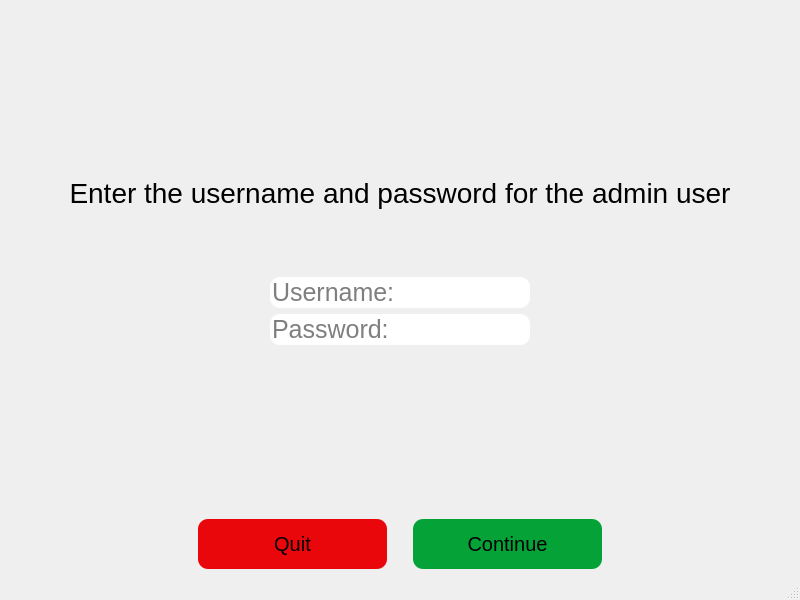
<?xml version="1.0" encoding="UTF-8"?>
<ui version="4.0">
 <class>MainWindow</class>
 <widget class="QMainWindow" name="MainWindow">
  <property name="geometry">
   <rect>
    <x>0</x>
    <y>0</y>
    <width>800</width>
    <height>600</height>
   </rect>
  </property>
  <property name="windowTitle">
   <string>MainWindow</string>
  </property>
  <widget class="QWidget" name="centralwidget">
   <layout class="QVBoxLayout" name="verticalLayout">
    <item>
     <spacer name="verticalSpacer_4">
      <property name="orientation">
       <enum>Qt::Vertical</enum>
      </property>
      <property name="sizeType">
       <enum>QSizePolicy::MinimumExpanding</enum>
      </property>
      <property name="sizeHint" stdset="0">
       <size>
        <width>20</width>
        <height>110</height>
       </size>
      </property>
     </spacer>
    </item>
    <item>
     <layout class="QVBoxLayout" name="verticalLayout_10">
      <item>
       <widget class="QLabel" name="label_6">
        <property name="font">
         <font>
          <pointsize>21</pointsize>
         </font>
        </property>
        <property name="text">
         <string>Enter the username and password for the admin user</string>
        </property>
        <property name="alignment">
         <set>Qt::AlignCenter</set>
        </property>
       </widget>
      </item>
      <item>
       <spacer name="verticalSpacer_10">
        <property name="orientation">
         <enum>Qt::Vertical</enum>
        </property>
        <property name="sizeHint" stdset="0">
         <size>
          <width>20</width>
          <height>40</height>
         </size>
        </property>
       </spacer>
      </item>
      <item>
       <layout class="QHBoxLayout" name="horizontalLayout_10">
        <item>
         <spacer name="horizontalSpacer_23">
          <property name="orientation">
           <enum>Qt::Horizontal</enum>
          </property>
          <property name="sizeType">
           <enum>QSizePolicy::MinimumExpanding</enum>
          </property>
          <property name="sizeHint" stdset="0">
           <size>
            <width>20</width>
            <height>20</height>
           </size>
          </property>
         </spacer>
        </item>
        <item>
         <widget class="QLineEdit" name="LoginUsername">
          <property name="sizePolicy">
           <sizepolicy hsizetype="Expanding" vsizetype="Fixed">
            <horstretch>0</horstretch>
            <verstretch>0</verstretch>
           </sizepolicy>
          </property>
          <property name="maximumSize">
           <size>
            <width>1000</width>
            <height>16777215</height>
           </size>
          </property>
          <property name="font">
           <font>
            <pointsize>19</pointsize>
           </font>
          </property>
          <property name="styleSheet">
           <string notr="true">border-radius: 10px;</string>
          </property>
          <property name="alignment">
           <set>Qt::AlignLeading|Qt::AlignLeft|Qt::AlignVCenter</set>
          </property>
          <property name="placeholderText">
           <string>Username:</string>
          </property>
         </widget>
        </item>
        <item>
         <spacer name="horizontalSpacer_24">
          <property name="orientation">
           <enum>Qt::Horizontal</enum>
          </property>
          <property name="sizeType">
           <enum>QSizePolicy::MinimumExpanding</enum>
          </property>
          <property name="sizeHint" stdset="0">
           <size>
            <width>20</width>
            <height>20</height>
           </size>
          </property>
         </spacer>
        </item>
       </layout>
      </item>
      <item>
       <layout class="QHBoxLayout" name="horizontalLayout_11">
        <item>
         <spacer name="horizontalSpacer_25">
          <property name="orientation">
           <enum>Qt::Horizontal</enum>
          </property>
          <property name="sizeType">
           <enum>QSizePolicy::MinimumExpanding</enum>
          </property>
          <property name="sizeHint" stdset="0">
           <size>
            <width>20</width>
            <height>20</height>
           </size>
          </property>
         </spacer>
        </item>
        <item>
         <widget class="QLineEdit" name="LoginPassword">
          <property name="sizePolicy">
           <sizepolicy hsizetype="Expanding" vsizetype="Fixed">
            <horstretch>0</horstretch>
            <verstretch>0</verstretch>
           </sizepolicy>
          </property>
          <property name="font">
           <font>
            <pointsize>19</pointsize>
           </font>
          </property>
          <property name="styleSheet">
           <string notr="true">border-radius: 10px;</string>
          </property>
          <property name="echoMode">
           <enum>QLineEdit::Password</enum>
          </property>
          <property name="placeholderText">
           <string>Password:</string>
          </property>
         </widget>
        </item>
        <item>
         <spacer name="horizontalSpacer_26">
          <property name="orientation">
           <enum>Qt::Horizontal</enum>
          </property>
          <property name="sizeType">
           <enum>QSizePolicy::MinimumExpanding</enum>
          </property>
          <property name="sizeHint" stdset="0">
           <size>
            <width>20</width>
            <height>20</height>
           </size>
          </property>
         </spacer>
        </item>
       </layout>
      </item>
     </layout>
    </item>
    <item>
     <spacer name="verticalSpacer_5">
      <property name="orientation">
       <enum>Qt::Vertical</enum>
      </property>
      <property name="sizeHint" stdset="0">
       <size>
        <width>20</width>
        <height>110</height>
       </size>
      </property>
     </spacer>
    </item>
    <item>
     <layout class="QHBoxLayout" name="horizontalLayout_4">
      <item>
       <spacer name="horizontalSpacer_20">
        <property name="orientation">
         <enum>Qt::Horizontal</enum>
        </property>
        <property name="sizeHint" stdset="0">
         <size>
          <width>40</width>
          <height>20</height>
         </size>
        </property>
       </spacer>
      </item>
      <item>
       <widget class="QPushButton" name="LoginQuitbtn">
        <property name="sizePolicy">
         <sizepolicy hsizetype="Expanding" vsizetype="Preferred">
          <horstretch>0</horstretch>
          <verstretch>0</verstretch>
         </sizepolicy>
        </property>
        <property name="maximumSize">
         <size>
          <width>16777215</width>
          <height>50</height>
         </size>
        </property>
        <property name="font">
         <font>
          <pointsize>15</pointsize>
         </font>
        </property>
        <property name="styleSheet">
         <string notr="true">background-color: rgb(234, 7, 11);
border-radius: 10px;</string>
        </property>
        <property name="text">
         <string>Quit</string>
        </property>
       </widget>
      </item>
      <item>
       <spacer name="horizontalSpacer_21">
        <property name="orientation">
         <enum>Qt::Horizontal</enum>
        </property>
        <property name="sizeType">
         <enum>QSizePolicy::Minimum</enum>
        </property>
        <property name="sizeHint" stdset="0">
         <size>
          <width>20</width>
          <height>20</height>
         </size>
        </property>
       </spacer>
      </item>
      <item>
       <widget class="QPushButton" name="LoginContinuebtn">
        <property name="sizePolicy">
         <sizepolicy hsizetype="Expanding" vsizetype="Expanding">
          <horstretch>0</horstretch>
          <verstretch>0</verstretch>
         </sizepolicy>
        </property>
        <property name="maximumSize">
         <size>
          <width>16777215</width>
          <height>50</height>
         </size>
        </property>
        <property name="font">
         <font>
          <pointsize>15</pointsize>
         </font>
        </property>
        <property name="styleSheet">
         <string notr="true">background-color: rgb(5, 163, 55);
border-radius: 10px;</string>
        </property>
        <property name="text">
         <string>Continue</string>
        </property>
       </widget>
      </item>
      <item>
       <spacer name="horizontalSpacer_22">
        <property name="orientation">
         <enum>Qt::Horizontal</enum>
        </property>
        <property name="sizeHint" stdset="0">
         <size>
          <width>40</width>
          <height>20</height>
         </size>
        </property>
       </spacer>
      </item>
     </layout>
    </item>
   </layout>
  </widget>
  <widget class="QMenuBar" name="menubar">
   <property name="geometry">
    <rect>
     <x>0</x>
     <y>0</y>
     <width>800</width>
     <height>30</height>
    </rect>
   </property>
  </widget>
  <widget class="QStatusBar" name="statusbar"/>
 </widget>
 <resources/>
 <connections/>
</ui>
